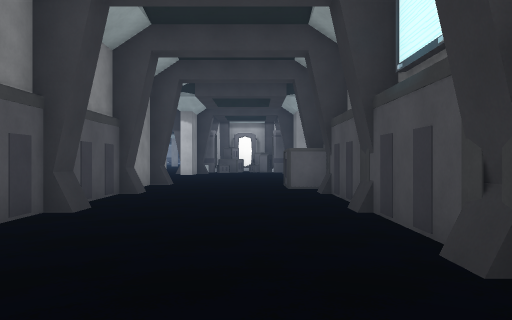
view 1 (above)

24 first-person views from a walk through a 3-D level made in the Unity game engine. The camera is 1.3 m above the floor, looks level and sees 70° across. Doors are open. The floor is counted in squares, 2 m on a side. Each view is taken from the middle of a square. On the plan, view 1 faces up. The plan holds only what a view shows up to about 11 squares ahead; the rest is blank. The place goes on beyond the plan. The player character is not drawn. Some surface patterns are stand-ins.

view 2
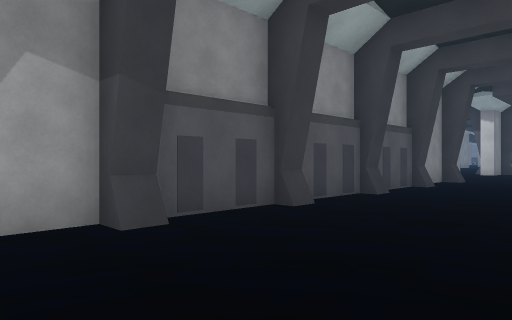

view 3
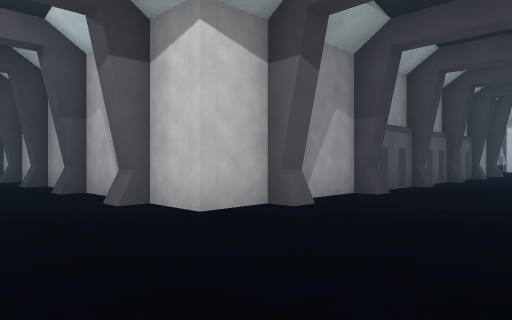

view 4
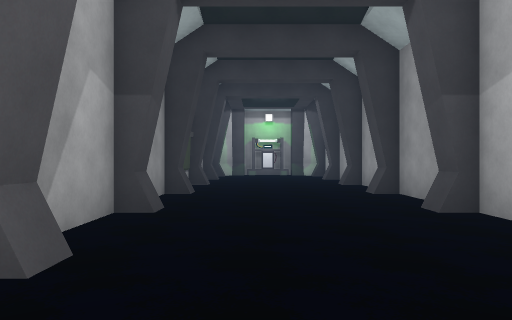

view 5
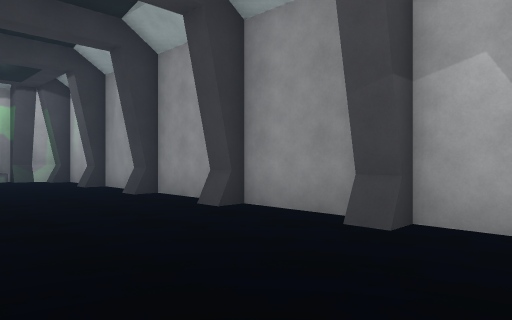

view 6
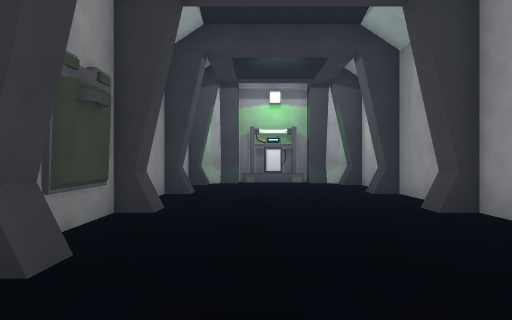

view 7
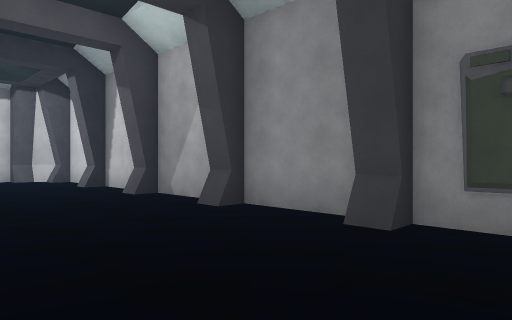

view 8
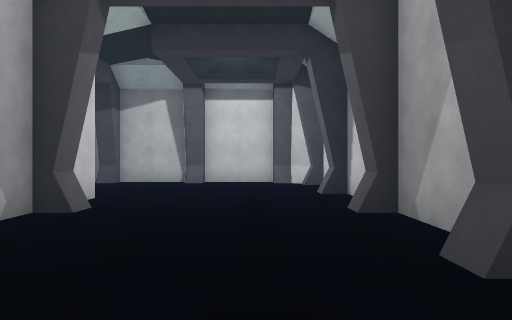

view 9
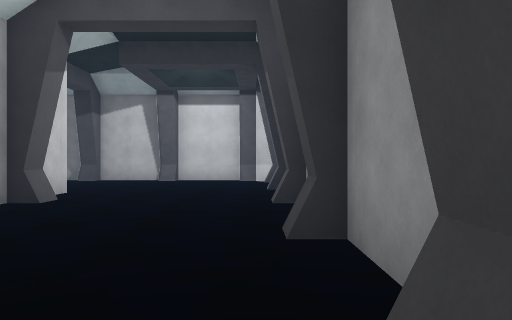

view 10
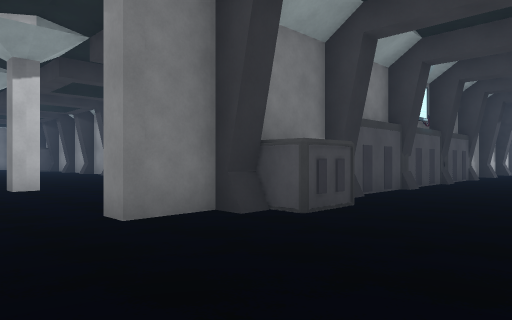

view 11
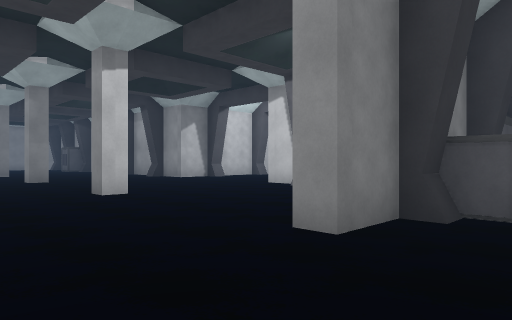

view 12
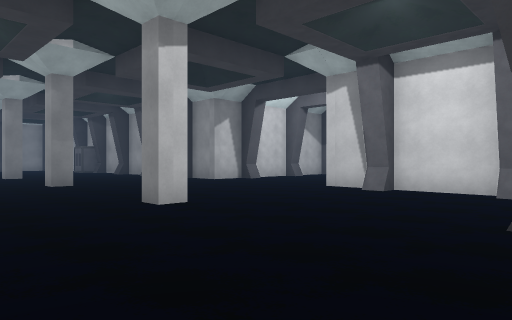

view 13
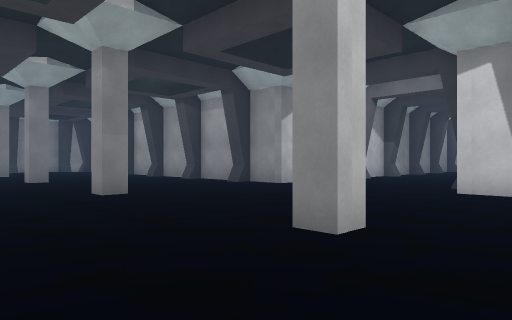

view 14
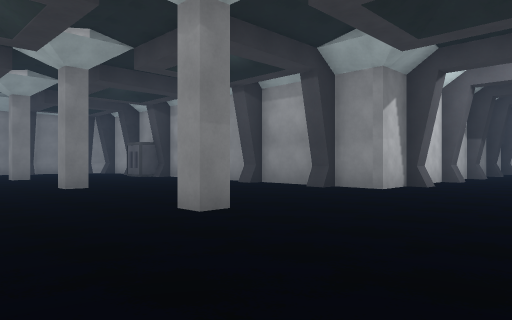

view 15
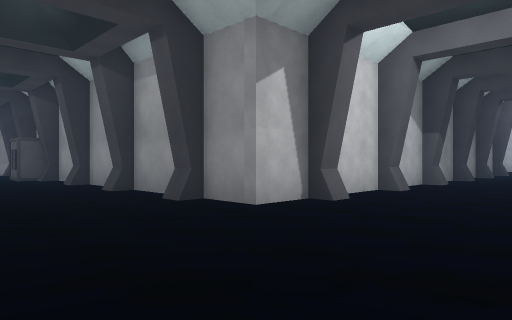

view 16
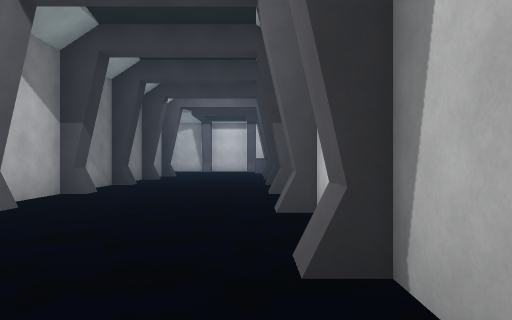

view 17
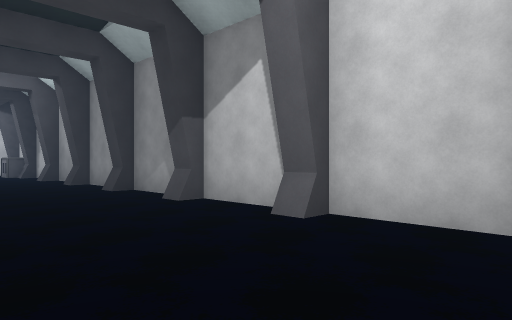

view 18
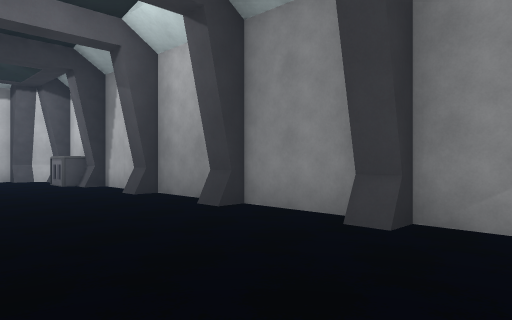

view 19
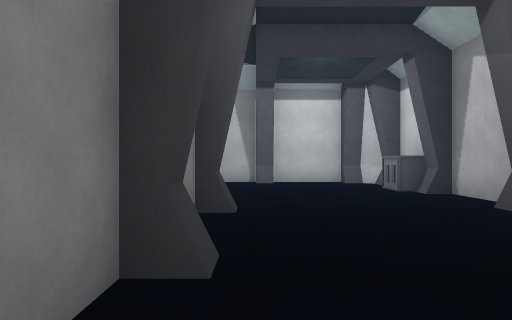

view 20
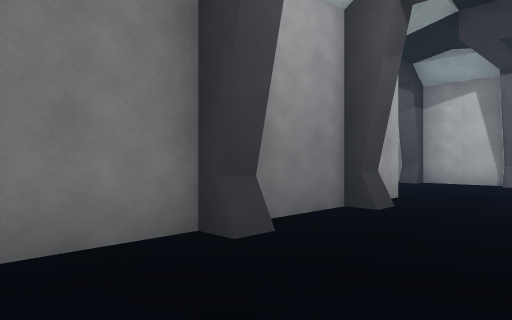

view 21
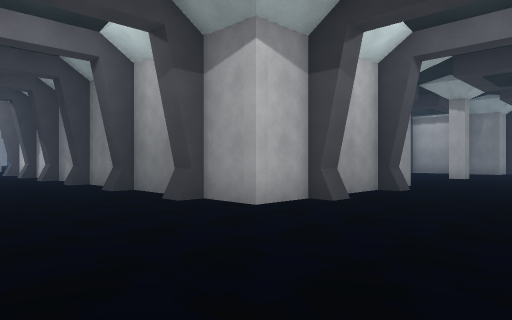

view 22
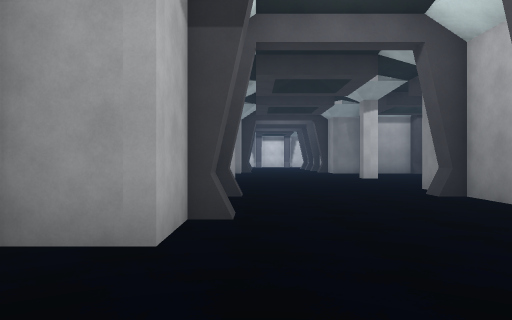

view 23
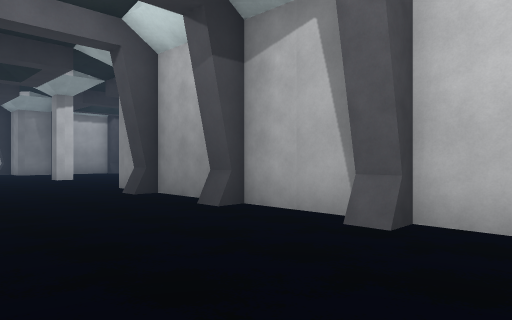

view 24
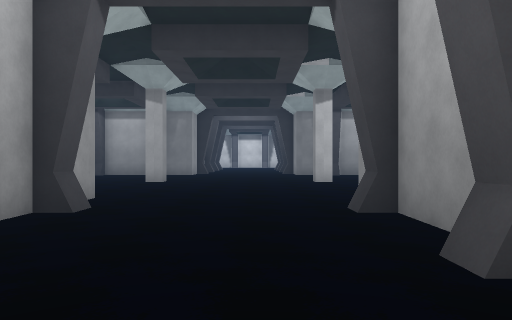

### Floor plan
Key: @ floor where view 1 was taken; # wall or solid block; . floor; C crate; O other object.
Columns run from 18 left of view 1 to 22 right of it. Each row starts with its distance up from view 1.
 14                   . .  .  .
 13                 .     .............
 12                     ...................
 11                 ....#....#....#....#...
 10                #....#.................
  9                #...C#................
  8                #...C#..................
  7                #....#..................
  6                #....######....#########
  5                #....#    #....#
  4                #....#    #....#
  3                #....#    #....#
  2                #....#    #....#
  1                #....#    #....#
  0                #..@      #....#
 -1                #...      #....#
 -2                #....#    #....#
 -3                #....#    #....#
 -4 ################....#    #....#
 -5 #...................#    #....#
 -6 #...................#    #....#
 -7 O...................#    #....#
 -8 #...................#    #....#      ....
 -9 #####################    #....######....#
-10                          #...............
-11                          #C..............
-12                          # ..............
-13                          #...............
-14                          ###########....#
-15                                       ...

Positions as (right, up) in squares from view 1, and headings:
1: (0, 0), facing up
2: (1, -2), facing up-left
3: (1, -7), facing up-left
4: (-2, -7), facing left
5: (-5, -8), facing up-left
6: (-7, -7), facing left
7: (-11, -5), facing down-right
8: (-9, -7), facing right
9: (-10, -8), facing right
10: (-2, 13), facing down-right
11: (0, 14), facing down-right
12: (2, 14), facing down-right
13: (5, 14), facing down-right
14: (8, 14), facing down-right
15: (8, 10), facing down-right
16: (8, 7), facing down
17: (11, 5), facing down-left
18: (11, -1), facing down-left
19: (11, -3), facing down
20: (9, -3), facing down-right
21: (8, -13), facing up-right
22: (9, -10), facing right
23: (9, -10), facing down-right
24: (11, -12), facing right
